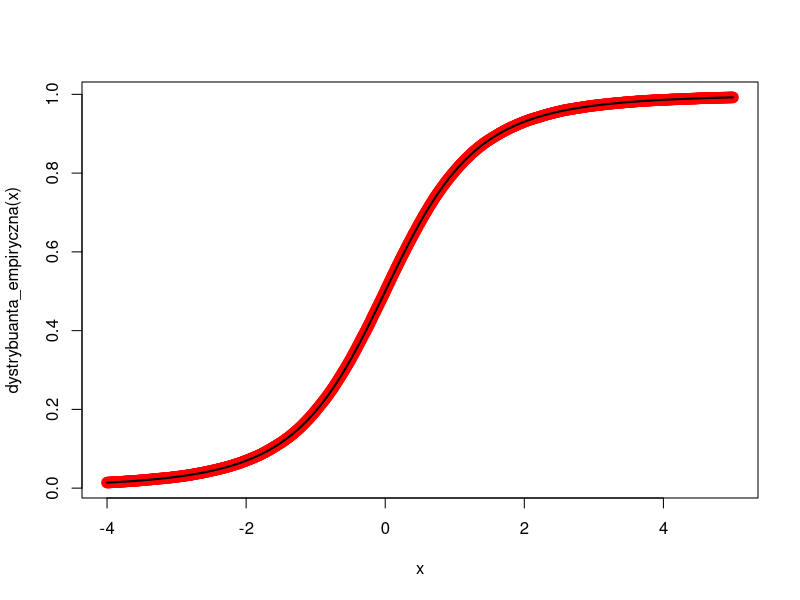
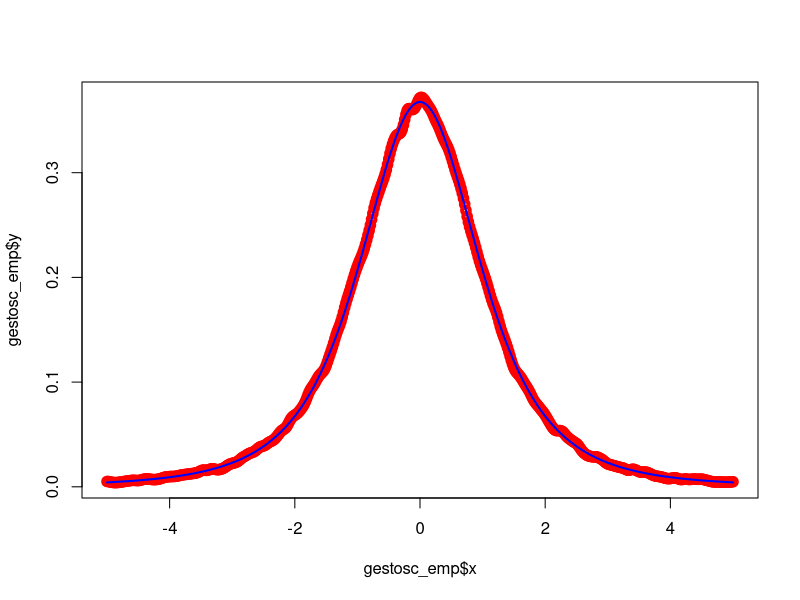

Generate these figures, in order, with R: (Note: this script raises an error after producing the figures.)
## ---- chunk 1
library(tidyr)

## ---- chunk 2
tst <- rt(10^5, 3)

x <- seq(-4,5,by=0.01)

dystrybuanta_empiryczna <- ecdf(tst)

plot(x, dystrybuanta_empiryczna(x), col = 'red', lwd=4 )
lines(x, pt(x, df=3),lwd=2)

## ---- chunk 3
gestosc_emp <- density(tst, bw = 'SJ-dpi', adjust=1,
                       kernel = 'gaussian', from =-5, to=5)
gestosc_emp
plot(gestosc_emp$x,gestosc_emp$y, col='red', lwd=4) 
lines(gestosc_emp$x, dt(gestosc_emp$x, df=3), col = 'blue', lwd =2) #czy to jest teoretyczny?
## ---- chunk 4
ProcentZer <- function(x) {
  suma <- 0
  for (a in x) {
    if (a==0)
      suma <- suma + 1
  }
  return(suma/length(x))
}

a <- matrix(rbinom(100, size=1, prob=1/2),ncol=10)
ProcentZer(a)
## ---- chunk 5
JarqueBeraTest(x)
## ---- chunk 6
a <- rnorm(1000)
JarqueBera <- function(a) {
  n <- length(a)
  a_mean <- mean(a)
  SL <- (1/n)*(sum((a-a_mean)^3))
  SM <- ((1/n)*(sum((a-a_mean)^2))^(3/2))
  S <- SL/SM
  CL <- (1/n)*(sum((a-a_mean)^4))
  CM <- ((1/n)*((sum(a-a_mean)^2))^(2))
  C <- CL/CM
    
    JB <- (n/6)*(S^2 +((1/4)*(C-3)^2))
    
    pv <- 1-pchisq(JB,2,lower.tail=T)
    wynik=100
    
#NIESKONCZONE
    
  }
## ---- chunk 7
#nieskonczone
w <- c()
  
for (i in 10000) {
  i <- rt(100, df=12)
  x <-  jarque.bera.test(i)
  w <- append(w, x)
  w
}
